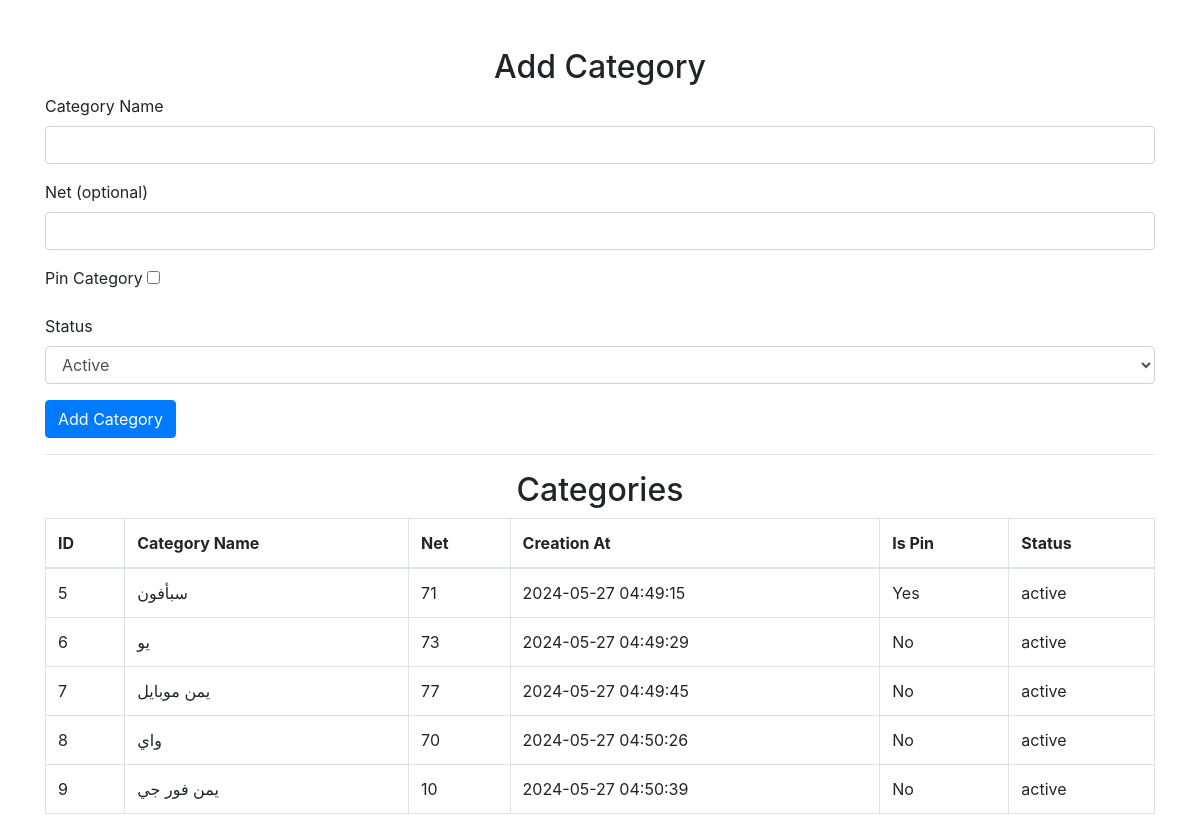
Page /shop/add_cat.php (signed in) on the committed database.
### tables this page shows
CREATE TABLE `Categories` (
  `category_id` int(11) NOT NULL,
  `category_name` varchar(255) NOT NULL,
  `net` varchar(255) DEFAULT NULL,
  `creation_at` datetime NOT NULL DEFAULT current_timestamp(),
  `is_pin` tinyint(1) NOT NULL DEFAULT 0,
  `status` varchar(50) NOT NULL DEFAULT 'active'
);

### shop/add_cat.php (the view, shortened to what this page needs)
<?php
$db = new SourceDb();
$conn = $db->connect();
$sql = "SELECT * FROM Categories";
$stmt = $conn->prepare($sql);
$stmt->execute();
$categories = $stmt->fetchAll(PDO::FETCH_ASSOC);
?>
<!DOCTYPE html>
<html lang="en">
<head>
    <link rel="stylesheet" href="https://maxcdn.bootstrapcdn.com/bootstrap/4.0.0/css/bootstrap.min.css">
</head>
<body>
    <div class="container mt-5">
        <h2 class="text-center">Add Category</h2>
        <form action="<?php echo htmlspecialchars($_SERVER["PHP_SELF"]); ?>" method="post">
            <div class="form-group">
                <label for="category_name">Category Name</label>
                <input type="text" class="form-control" id="category_name" name="category_name" required>
            </div>
            <div class="form-group">
                <label for="net">Net (optional)</label>
                <input type="text" class="form-control" id="net" name="net">
            </div>
            <div class="form-group">
                <label for="is_pin">Pin Category</label>
                <input type="checkbox" id="is_pin" name="is_pin">
            </div>
            <div class="form-group">
                <label for="status">Status</label>
                <select class="form-control" id="status" name="status" required>
                    <option value="active">Active</option>
                </select>
            </div>
            <button type="submit" class="btn btn-primary">Add Category</button>
        </form>
        <hr>
        <h2 class="text-center">Categories</h2>
        <table class="table table-bordered">
            <thead>
                <tr>
                    <th>ID</th>
                    <th>Category Name</th>
                    <th>Net</th>
                    <th>Creation At</th>
                    <th>Is Pin</th>
                    <th>Status</th>
                </tr>
            </thead>
            <tbody>
                <?php foreach ($categories as $category) : ?>
                    <tr>
                        <td><?php echo htmlspecialchars($category['category_id']); ?></td>
                        <td><?php echo htmlspecialchars($category['category_name']); ?></td>
                        <td><?php echo htmlspecialchars($category['net']); ?></td>
                        <td><?php echo htmlspecialchars($category['creation_at']); ?></td>
                        <td><?php echo $category['is_pin'] ? 'Yes' : 'No'; ?></td>
                        <td><?php echo htmlspecialchars($category['status']); ?></td>
                    </tr>
                <?php endforeach; ?>
            </tbody>
        </table>
    </div>
</body>
</html>

### rows in the picture
categories: category_id "5", category_name "سبأفون", net "71", creation_at "2024-05-27 04:49:15", is_pin "Yes", status "active"
categories: category_id "6", category_name "يو", net "73", creation_at "2024-05-27 04:49:29", is_pin "No", status "active"
categories: category_id "7", category_name "يمن موبايل", net "77", creation_at "2024-05-27 04:49:45", is_pin "No", status "active"
categories: category_id "8", category_name "واي", net "70", creation_at "2024-05-27 04:50:26", is_pin "No", status "active"
categories: category_id "9", category_name "يمن فور جي", net "10", creation_at "2024-05-27 04:50:39", is_pin "No", status "active"
